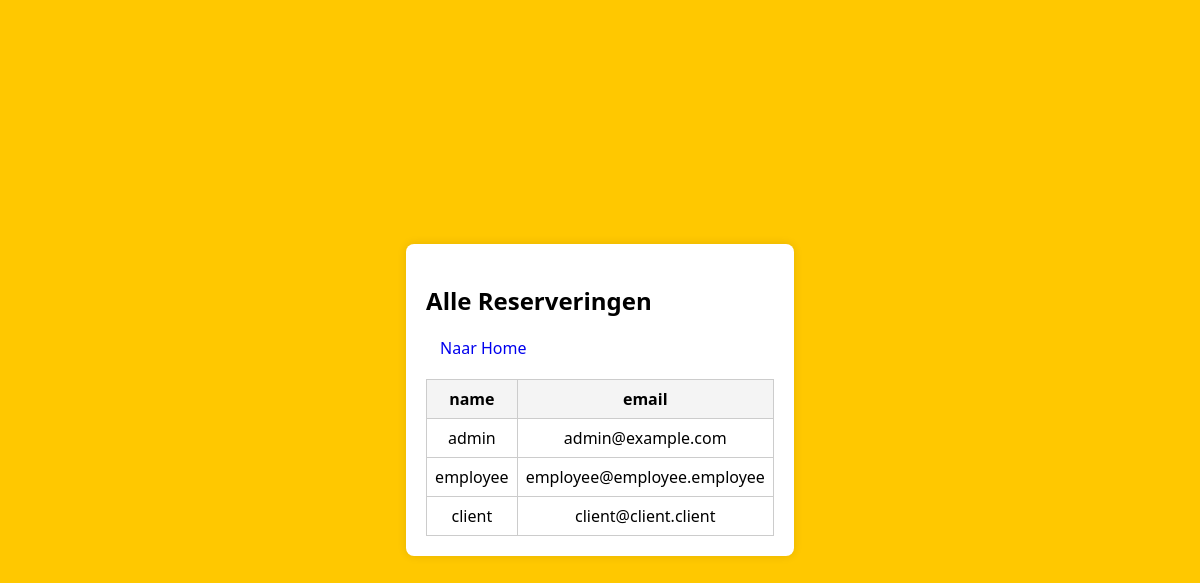
Page /clients (signed in) on the earlier database version.
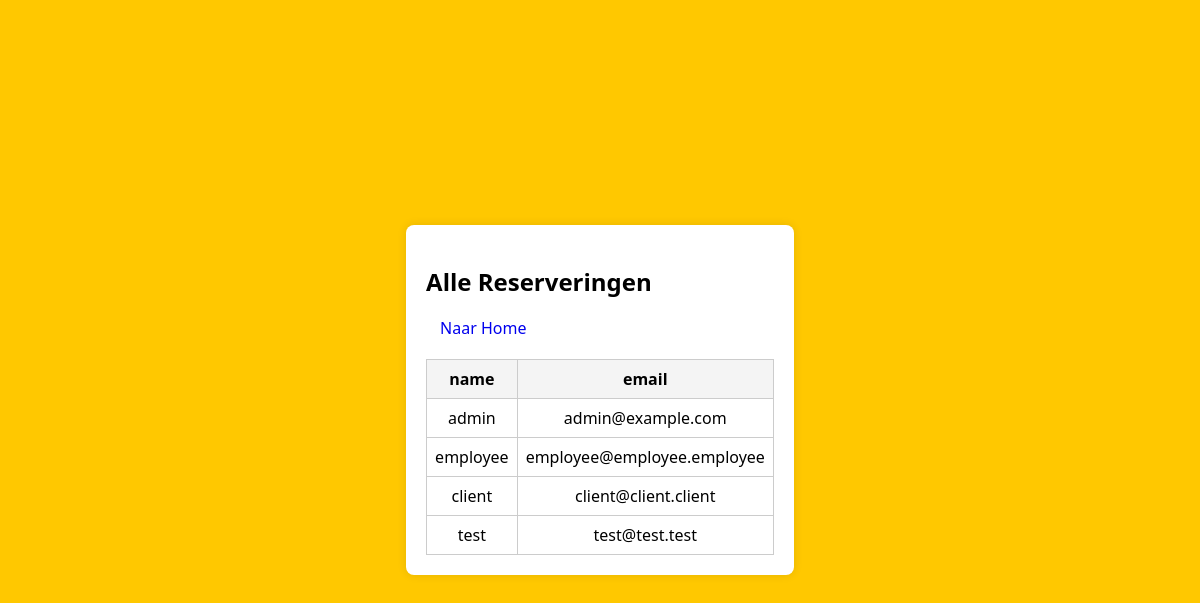
Same page on the later database version.
### tables this page shows
CREATE TABLE users (
  id INTEGER PRIMARY KEY AUTOINCREMENT,
  username TEXT NOT NULL UNIQUE,
  password TEXT NOT NULL,
  role TEXT NOT NULL,
  email TEXT
);

### server.py (the view)
@app.route('/clients')
def clients():
    conn = get_db_connection()
    users = conn.execute('SELECT username, email FROM users').fetchall()
    conn.close()
    clients = [{'username': user['username'], 'email': user['email']} for user in users]
    return render_template('clients.html', clients=clients)

### server.py (called while the page is built)
def get_db_connection():
    conn = sqlite3.connect(str(DB_PATH))
    conn.row_factory = sqlite3.Row
    return conn

### Templates/clients.html (shortened to what this page needs)
<!DOCTYPE html>
<html lang="en">
<head>
    <link rel="stylesheet" href="{{ url_for('styles', filename='reservations.css') }}">
</head>
<body>
    {% if session.get('role') == 'admin' or session.get('role') == 'employee' %}
    <div class="dashboard-container">
        <h2>Alle Reserveringen</h2>
            <a href="{{ url_for('index') }}" class="action-btn" style="text-decoration: none;">Naar Home</a>
        <table class="dashboard-table">
            <thead>
                <tr>
                    <th>name</th>
                    <th>email</th>
                </tr>
            </thead>
            <tbody>
                {% for client in clients %}
                        <tr>
                            <td>{{ client.username }}</td>
                            <td>{{ client.email }}</td>
                        </tr>
                {% endfor %}
            </tbody>
        </table>
    </div>
    {% else %}
        <script>
            window.location.href = "{{ url_for('index') }}";
        </script>
    {% endif %}
</body>
</html>

Differences in the rows shown:
added users: username "test", email "test@test.test"
